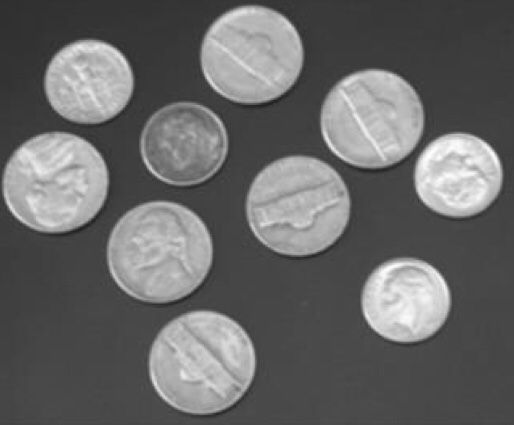
//> input picture cv.jpg, 514 x 425 px
$ ./week5_counting   (built with g++ and OpenCV 4)
//> lines starting //> are read from the running program, lines starting //| are printed output that depends on the picture; after the words box and inside, x2 and y2 are one past the last pixel; in counts of white or black regions, pixels touching at a corner belong together
#include<iostream>
#include<opencv2/opencv.hpp>
using namespace cv;


int main()
{

	//-------------练习1：图像的二值化、腐蚀、膨胀、开运算、闭运算--------------
	Mat yuan = imread("cv.jpg",0);							//原图灰度图
//> yuan is the input picture: 425 rows x 514 cols, CV_8UC1; min 28, max 255, mean 104.1
	Mat otsu;												//otsu法后二值化图
	Mat Materode;											//腐蚀后图像
	Mat Matdilate;											//膨胀后图像
	Mat open;												//开运算
	Mat close;												//闭运算

	threshold(yuan, otsu, 100, 255, THRESH_OTSU);			//おつ
//> otsu: 425 rows x 514 cols, CV_8UC1; 31.9% white; 15 white regions (5 under 20 px), largest, box (x1, y1, x2, y2) and area: (149, 311, 255, 414) 8580, (107, 201, 212, 302) 8307, (3, 132, 108, 232) 8230
	imshow("otsu(二值化)", otsu);
	Mat element =getStructuringElement(MORPH_RECT,Size(3,3),Point(-1,-1));		//基本形态学函数，3*3矩阵,锚点
    erode(otsu, Materode, element,Point(-1, -1), 1);							//腐蚀，迭代1次
//> Materode: 425 rows x 514 cols, CV_8UC1; 29.8% white; 21 white regions (10 under 20 px), largest, box (x1, y1, x2, y2) and area: (150, 312, 254, 413) 8152, (108, 203, 211, 301) 7900, (4, 133, 107, 231) 7823
	imshow("腐蚀", Materode);
	dilate(otsu, Matdilate, element, Point(-1, -1), 1);							//膨胀，迭代1次
//> Matdilate: 425 rows x 514 cols, CV_8UC1; 34% white; 11 white regions (1 under 20 px), largest, box (x1, y1, x2, y2) and area: (148, 310, 256, 415) 9007, (106, 200, 213, 303) 8723, (2, 131, 109, 233) 8645
	imshow("膨胀", Matdilate);
	morphologyEx(otsu, open, 3, element, Point(-1, -1), 1);						//形态学综合函数，开运算，迭代1次
//> open: 425 rows x 514 cols, CV_8UC1; 31.9% white; 12 white regions (2 under 20 px), largest, box (x1, y1, x2, y2) and area: (149, 311, 255, 414) 8585, (107, 201, 212, 302) 8307, (3, 132, 108, 232) 8231
	imshow("开运算", open);
	morphologyEx(otsu, close, 4, element, Point(-1, -1), 1);					//形态学综合函数，闭运算，迭代1次
//> close: 425 rows x 514 cols, CV_8UC1; 4.2% white in thin lines or dots
	imshow("闭运算", close);


	//--------------练习2：连通域标记，并绘制外接四边形---------------------------------
	int shu;				//连通域 + 背景 个数
	Mat labels;				//记录每个像素连通域标签号
	Mat stats;				//状态矩阵
	Mat cen;				//记录连通域中心的矩阵
	Mat dilate2;			//两次膨胀迭代后图像
	morphologyEx(Matdilate, dilate2, 1, element, Point(-1, -1), 2);			//形态学综合函数，膨胀运算，迭代1次
//> dilate2: 425 rows x 514 cols, CV_8UC1; 38% white; 9 white regions, largest, box (x1, y1, x2, y2) and area: (318, 66, 505, 219) 15996, (146, 308, 258, 417) 9875, (104, 198, 215, 305) 9579
	shu = connectedComponentsWithStats(dilate2,labels,stats,cen,4,CV_32S);	//连通域标记函数
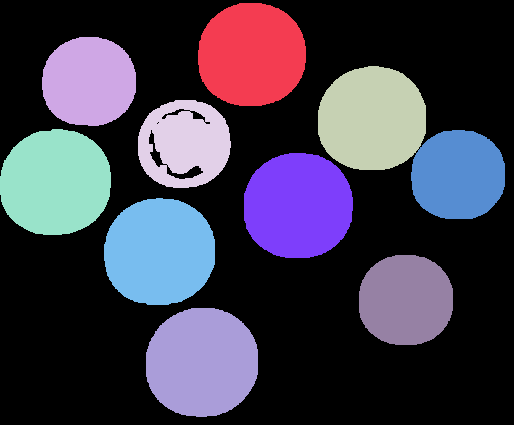
//> labels: 425 rows x 514 cols, CV_32SC1; 11 distinct labels, from 0 to 10; one colour per label, 0 black
//> shu = 11; stats = [[0, 0, 514, 425, 135352], [198, 3, 108, 103, 9034], [42, 37, 94, 89, 6787], [318, 66, 108, 104, 9136], [138, 100, 93, 88, 6053], [0, 129, 111, 106, 9497], [411, 130, 94, 89, 6860], [244, 153, 109, 105, 9318], [104, 198, 111, 107, 9579], [359, 255, 94, 90, 6959], [146, 308, 112, 109, 9875]]; cen = [[265.1, 224.7], [251.3, 54.41], [88.52, 81.27], [371.7, 118.5], [184.4, 143], [54.96, 182.1], [457.7, 174.6], [297.7, 205.4], [159.1, 251.5], [405.4, 299.7], [201.5, 362.1]]
	imshow("两次膨胀", dilate2);
	std::cout << "硬币个数为" << std::endl;					//打印硬币个数
	std::cout << shu-1 <<std::endl;
//| 10
	std::cout << "硬币：状态矩阵" << std::endl;				//打印硬币 状态矩阵
	std::cout << stats << std::endl;
//| [0, 0, 514, 425, 135352;
//|  198, 3, 108, 103, 9034;
//|  42, 37, 94, 89, 6787;
//|  318, 66, 108, 104, 9136;
//|  138, 100, 93, 88, 6053;
//|  0, 129, 111, 106, 9497;
//|  411, 130, 94, 89, 6860;
//|  244, 153, 109, 105, 9318;
//|  104, 198, 111, 107, 9579;
//|  359, 255, 94, 90, 6959;
//|  146, 308, 112, 109, 9875]

	for (int i = 1; i < 11; i++)				//遍历所有连通域，并绘画矩形
	{
		Rect rect;								//设置变量rect的参数
		rect.x = stats.at<int>(i,0);
		rect.y = stats.at<int>(i,1);
		rect.width = stats.at<int>(i, 2);
		rect.height = stats.at<int>(i, 3);
		rectangle(dilate2,rect , CV_RGB(255, 255, 255), 2, 8, 0);		//画矩形的函数
	}
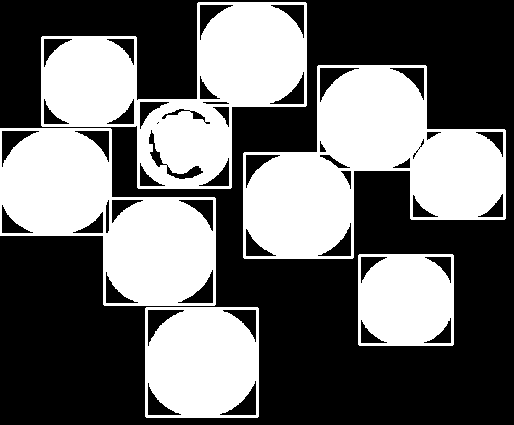
//> dilate2: 425 rows x 514 cols, CV_8UC1; 42.3% white; 5 white regions, box (x1, y1, x2, y2) and area: (243, 65, 506, 259) 27810, (41, 2, 307, 189) 24640, (0, 128, 216, 306) 21090, (145, 307, 259, 418) 10969, (358, 254, 454, 346) 7837
	imshow("计数", dilate2);


	//--------------------练习3：计数pcb板的原点个数--------------------------------
	Mat pcb = imread("pcb.jpg", 0);
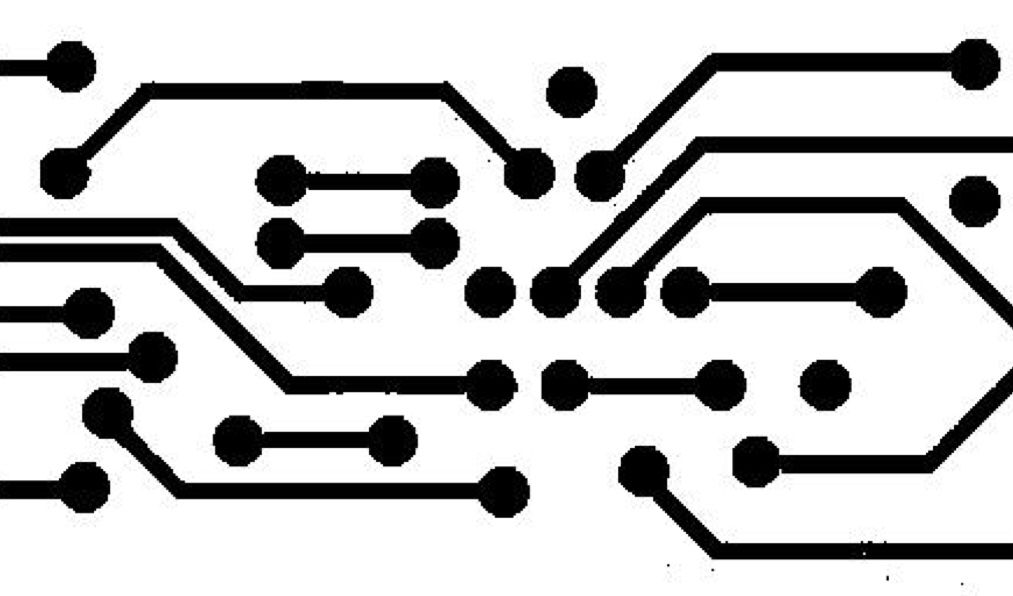
//> input picture pcb.jpg, 1013 x 596 px
//> pcb is the input picture: 596 rows x 1013 cols, CV_8UC1; min 0, max 255, mean 195.3
	Mat otsu_pcb;										//おつ二值化
	Mat erode_pcb;										//腐蚀图像
	Mat dilate_pcb;										//膨胀图像
	//imshow("pcb",pcb);
	threshold(pcb, otsu_pcb, 100, 255, THRESH_OTSU);		//おつ
//> otsu_pcb: 596 rows x 1013 cols, CV_8UC1; 76.4% white; 30 black regions (8 under 20 px), largest, box (x1, y1, x2, y2) and area: (40, 81, 556, 199) 12414, (0, 243, 518, 411) 11633, (574, 39, 1001, 202) 11123
	imshow("二值化", otsu_pcb);
	Mat pcb_element = getStructuringElement(MORPH_RECT, Size(7, 7), Point(-1, -1));		//基本形态学函数，7*7矩形，锚点位于中心
	morphologyEx(otsu_pcb, erode_pcb,1, pcb_element, Point(-1, -1), 4);				//腐蚀操作，迭代4次
//> erode_pcb: 596 rows x 1013 cols, CV_8UC1; 98.5% white; 30 black regions, largest, box (x1, y1, x2, y2) and area: (52, 160, 75, 183) 366, (544, 279, 567, 301) 358, (96, 402, 119, 427) 356
	morphologyEx(erode_pcb, dilate_pcb, 0, pcb_element, Point(-1, -1), 4);			//膨胀操作，迭代4次
//> dilate_pcb: 596 rows x 1013 cols, CV_8UC1; 90.5% white; 30 black regions, largest, box (x1, y1, x2, y2) and area: (84, 390, 131, 439) 2084, (621, 448, 667, 497) 2056, (40, 148, 87, 195) 2046
	imshow("腐蚀",erode_pcb);
	imshow("膨胀", dilate_pcb);
	Mat count=255 - dilate_pcb;				//前景和后景转换
	int circle;					//记录 连通域+背景
	Mat pcb_labels;				//记录每个像素连通域标号
	Mat pcb_stats;				//状态矩阵
	Mat pcb_cen;				//记录连通域中心的矩阵
	circle=connectedComponentsWithStats(count, pcb_labels, pcb_stats, pcb_cen, 4, CV_32S);		//连通域标记函数
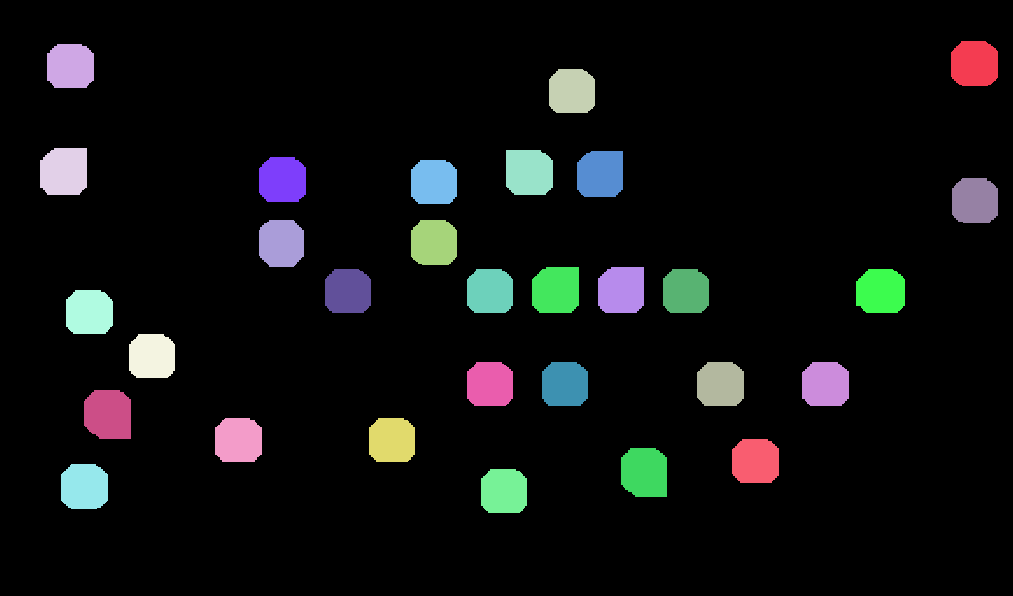
//> pcb_labels: 596 rows x 1013 cols, CV_32SC1; 31 distinct labels, from 0 to 30; one colour per label, 0 black
//> circle = 31; pcb_stats = 31 rows, first 6: [0, 0, 1013, 596, 546375], [951, 41, 47, 45, 1910], [47, 44, 47, 44, 1888], [549, 69, 46, 44, 1860], [40, 148, 47, 47, 2046], [506, 150, 47, 45, 1978]; pcb_cen = 31 pairs, first value 63.85 to 974.5, second value 63.39 to 490.9
	for (int i = 1; i < 31; i++)		//遍历每个连通域，并画矩形
	{
		Rect rect;
		rect.x = pcb_stats.at<int>(i, 0);
		rect.y = pcb_stats.at<int>(i, 1);
		rect.width = pcb_stats.at<int>(i, 2);
		rect.height = pcb_stats.at<int>(i, 3);
		rectangle(count,rect,CV_RGB(255,255,255),1,8,0);
	}
//> count: 596 rows x 1013 cols, CV_8UC1; 9.8% white; 30 white regions, largest, box (x1, y1, x2, y2) and area: (84, 390, 131, 439) 2150, (621, 448, 667, 497) 2117, (40, 148, 87, 195) 2097
	imshow("黑白反转", count);
	std::cout << "原点个数" << std::endl;
	std::cout << circle-1<< std::endl;
//| 30
	std::cout << "pcb状态矩阵" << std::endl;
	std::cout << pcb_stats << std::endl;
//| [0, 0, 1013, 596, 546375;
//|  951, 41, 47, 45, 1910;
//|  47, 44, 47, 44, 1888;
//|  549, 69, 46, 44, 1860;
//> (the first 4 of 31 printed lines)


	//-----------------------练习4：计数回形针个数-------------------------------
	Mat pin = imread("pin.jpg", 0);
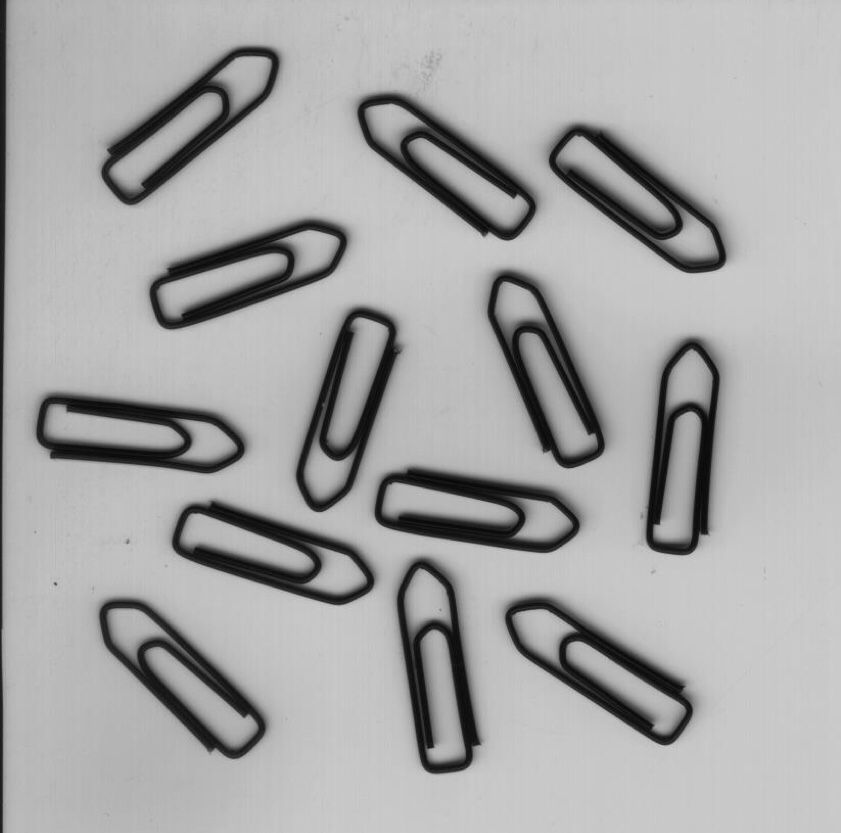
//> input picture pin.jpg, 841 x 833 px
//> pin is the input picture: 833 rows x 841 cols, CV_8UC1; min 0, max 209, mean 166.5
	Mat pin_otsu;			//二值化
	Mat pin_erode;			//腐蚀
	Mat pin_suo;			//图像裁剪
	Mat pin_labels;			//记录每个像素连通域标号
	Mat pin_stats;			//状态矩阵
	Mat pin_cen;			//记录连通域中心的矩阵
	Mat pin_revers;			//前景和背景互换
	int pin_counter;		//连通域+背景
	threshold(pin, pin_otsu, 100, 255, THRESH_OTSU);		//二值化
//> pin_otsu: 833 rows x 841 cols, CV_8UC1; 85.6% white; 16 black regions (2 under 20 px), largest, box (x1, y1, x2, y2) and area: (549, 124, 727, 273) 8235, (374, 467, 581, 553) 8160, (357, 93, 537, 241) 7825
	imshow("otsu", pin_otsu);
	Mat pin_element = getStructuringElement(MORPH_RECT, Size(3, 3), Point(-1, -1));		//基本形态学函数，3*3矩形，锚点位于中心
	morphologyEx(pin_otsu, pin_erode, 1, pin_element, Point(-1, -1), 1);		//腐蚀1次
//> pin_erode: 833 rows x 841 cols, CV_8UC1; 88% white; 14 black regions, largest, box (x1, y1, x2, y2) and area: (375, 468, 580, 552) 7001, (550, 125, 726, 272) 6951, (488, 271, 605, 467) 6550
	imshow("erode",pin_erode);
	Rect pin_rect(10, 10, 831, 823);		//设置rect 对图像进行裁剪
	pin_suo = pin_erode(pin_rect);			//图像裁剪
//> pin_suo: 823 rows x 831 cols, CV_8UC1; 88.1% white; 13 black regions, largest, box (x1, y1, x2, y2) and area: (365, 458, 570, 542) 7001, (540, 115, 716, 262) 6951, (478, 261, 595, 457) 6550
	//imshow("裁剪图像",pin_suo);
	pin_revers = 255 - pin_suo;				//前景和背景互换
	pin_counter= connectedComponentsWithStats(pin_revers, pin_labels, pin_stats, pin_cen, 4, CV_32S);
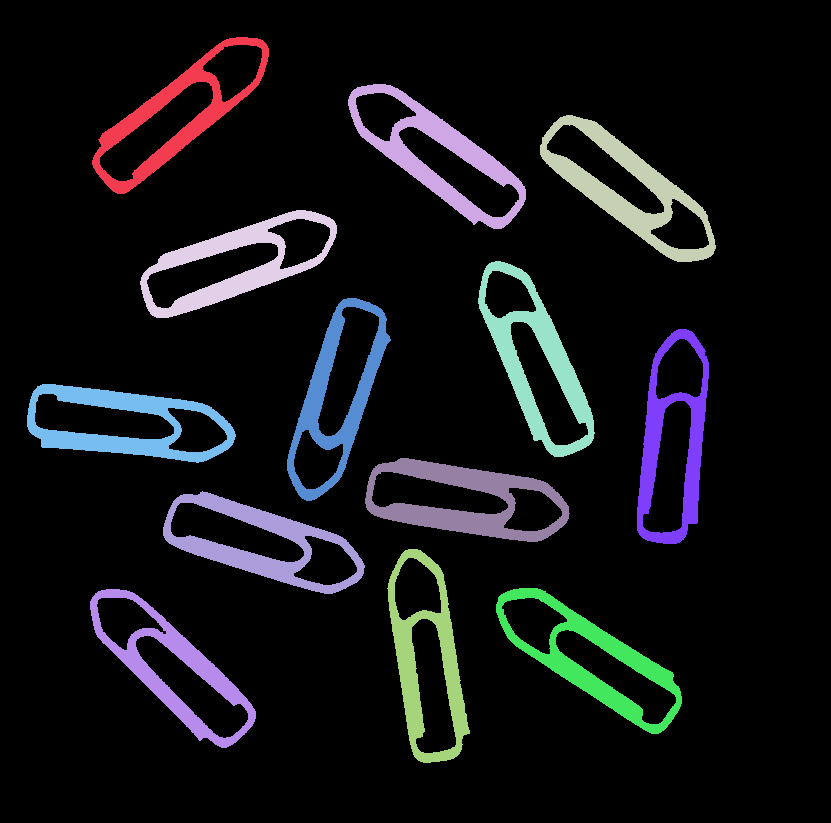
//> pin_labels: 823 rows x 831 cols, CV_32SC1; 14 distinct labels, from 0 to 13; one colour per label, 0 black
//> pin_counter = 14; pin_stats = 14 rows, first 6: [0, 0, 831, 823, 602682], [92, 37, 177, 157, 5729], [348, 84, 178, 145, 6529], [540, 115, 176, 147, 6951], [140, 210, 197, 108, 6203], [478, 261, 117, 196, 6550]; pin_cen = 14 rows, first 8: [417.9, 410.9], [176, 115.3], [437.6, 154.9], [626.9, 188.7], [234.4, 263.2], [536, 361.1], [336.1, 396.1], [672.5, 443.4]
	for (int i = 1; i < 14; i++)			//遍历每个连通域，并画矩形
		{
			Rect rect;
			rect.x = pin_stats.at<int>(i, 0);
			rect.y = pin_stats.at<int>(i, 1);
			rect.width = pin_stats.at<int>(i, 2);
			rect.height = pin_stats.at<int>(i, 3);
			rectangle(pin_revers,rect,CV_RGB(255,255,255),1,8,0);
		}
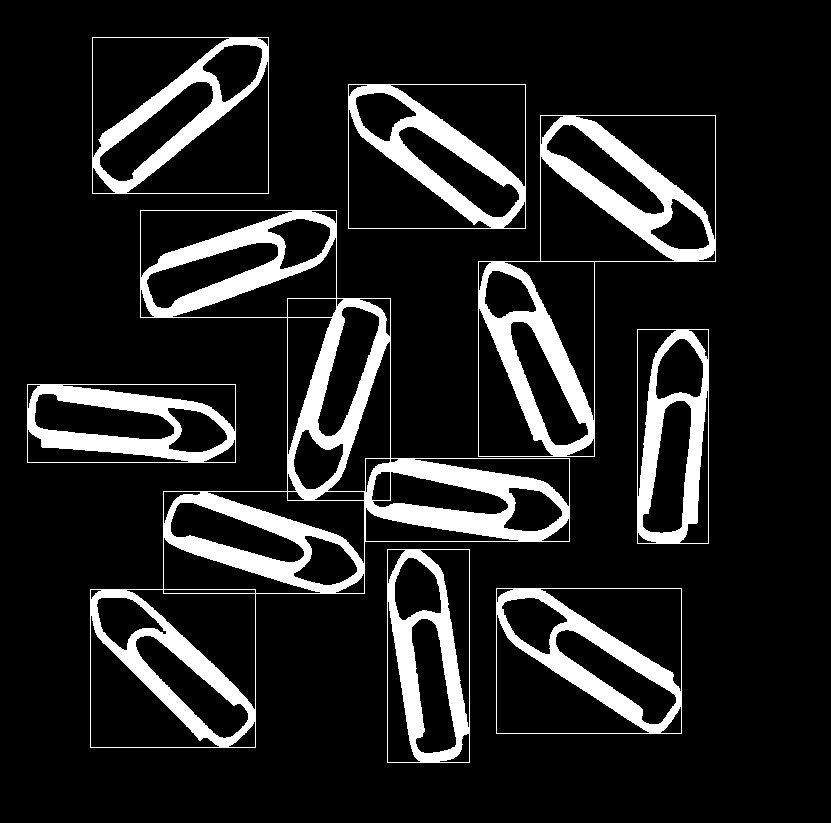
//> pin_revers: 823 rows x 831 cols, CV_8UC1; 13% white; 8 white regions, largest, box (x1, y1, x2, y2) and area: (90, 210, 570, 748) 33871, (478, 115, 716, 457) 14650, (348, 84, 526, 229) 7131
	imshow("计数", pin_revers);
	std::cout << "回形针个数" << std::endl;
	std::cout << pin_counter-1<< std::endl;
//| 13
	std::cout << "回形针状态矩阵" << std::endl;
	std::cout << pin_stats << std::endl;
//| [0, 0, 831, 823, 602682;
//|  92, 37, 177, 157, 5729;
//|  348, 84, 178, 145, 6529;
//|  540, 115, 176, 147, 6951;
//|  140, 210, 197, 108, 6203;
//|  478, 261, 117, 196, 6550;
//|  287, 298, 104, 203, 5782;
//|  637, 329, 72, 215, 5693;
//|  27, 384, 209, 79, 6347;
//|  365, 458, 205, 84, 7001;
//|  163, 491, 202, 103, 6237;
//|  387, 549, 83, 214, 5987;
//> (the first 12 of 14 printed lines)

	waitKey(0);
}
